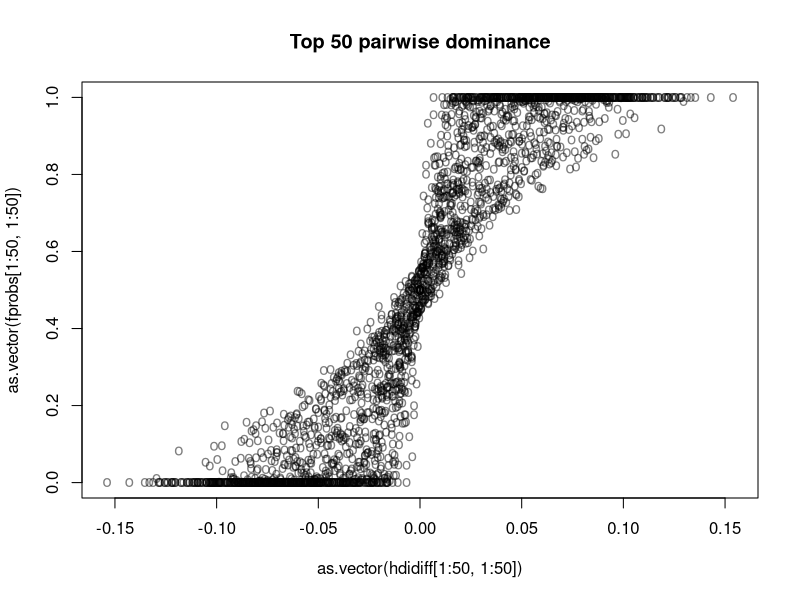
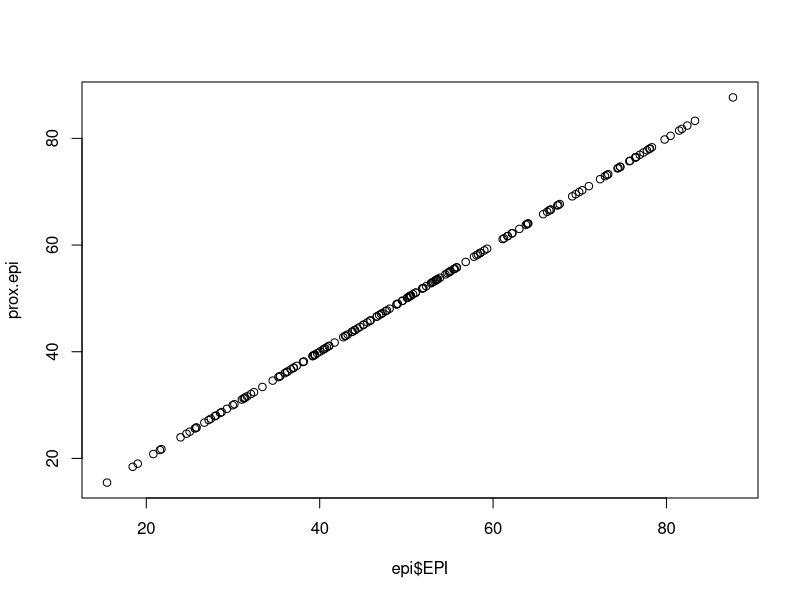
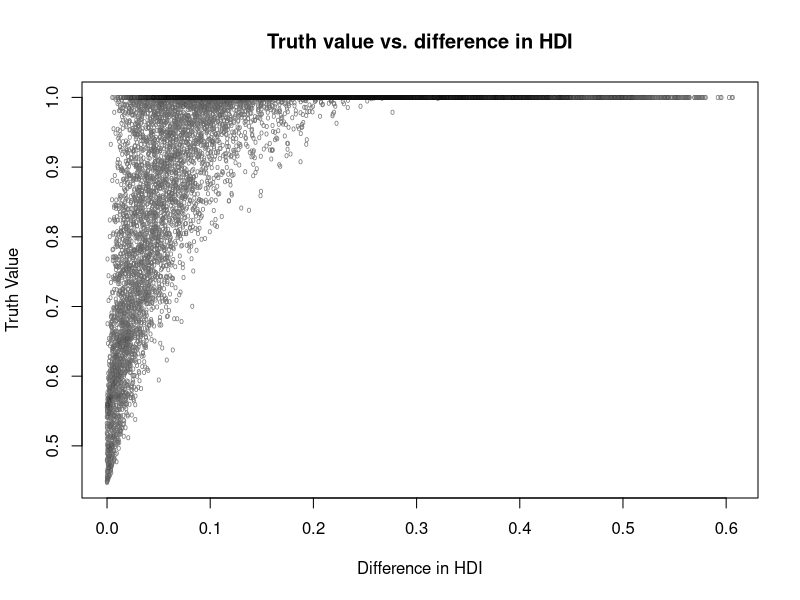

Recreate these plots in R, in order.
# Charles Zheng
# Code for calculating simplex probabilities

empprob <- function(a,b,res0=10000) {
  m1 <- length(a)
  m2 <- length(b)
  mat1 <- matrix(rexp(m1*res0),res0,m1)
  mat2 <- matrix(rexp(m2*res0),res0,m2)
  sums <- mat1 %*% a - mat2 %*% b
  sum(sums > 0)/res0
}

calcCs <- function(a) {
  m <- length(a)
  ans <- numeric(m)
  for (i in 1:m) {
    ans[i] = a[i]^(m-1)/prod(a[i]-a[-i])
  }
  ans
}

centmat <- function(a,b) {
  mat <- matrix(0,length(a),length(b))
  ans <- matrix(a[row(mat)]/(a[row(mat)] + b[col(mat)]),length(a),length(b))
  ans[a[row(mat)]==0] = 0
  return (ans)
}

theprob <- function(a,b) {
  calcCs(a) %*% centmat(a,b) %*% calcCs(b)
}

calcCs2 <- function(a){
    if (length(unique(a)) == length(a)) {
        return (calcCs(a))
    } else {
        o <- order(a)
        a2 <- a[order(a)]
        ua <- unique(sort(a))
        k <-  length(ua)
        for (jj in 1:k) {
            inds <- which(a2==ua[jj])
            m <- length(inds)
            delta <- 1e-3 * ua[k]
            if (jj > 1) delta <- min(c(delta, 1e-3 * (ua[jj] - ua[jj-1])))
            if (jj < k) delta <- min(c(delta, 1e-3 * (ua[jj+1] - ua[jj])))
            a2[inds] <- a2[inds] + delta * ((1:m)/(m+1) - .5)
        }
        a3 <- numeric()
        a3[o] <- a2
        return (calcCs(a3))
    }
}

# theoretical probabilty in case some values a[i] = a[j]
theprob2 <-  function(a,b) {
    calcCs2(a) %*% centmat(a,b) %*% calcCs2(b)
}

domprob <- function(v1,v2) {
    v <- v1 - v2
    if (sum(v != 0) == 0) return(0.5)
    if (sum(v > 0) == 0) return(0)
    if (sum(v < 0) == 0) return(1)
    a <- v[v > 0]
    b <- -v[v < 0]
    return (theprob2(a,b))
}

# In this example I compute the probability that 1*X1+2*X2+3*X3-4*X4-5*X5-6*X6

a <- c(1,2,3)
b <- c(4,5,6)
empprob(a,b) # empirical probability from 10000 samples
theprob(a,b) # theoretical probability

# Calculation of HDI indices

hdi <- read.csv("HDI_formatted.csv",stringsAsFactors = FALSE)
names(hdi)
health_index <- (hdi$life_expectancy - 20)/65
health_index[health_index > 1] <- 1
mean_schooling_index <- (hdi$mean_schooling)/15
mean_schooling_index[mean_schooling_index > 1] <- 1
expected_schooling_index <- (hdi$expected_schooling)/18
expected_schooling_index[expected_schooling_index > 1] <- 1
education_index <- (mean_schooling_index + expected_schooling_index)/2
income_index <- (log(hdi$gni_per_capita) - log(100))/(log(75000)-log(100))
income_index[income_index > 1] <- 1
hdi_calc <-(health_index * education_index * income_index)^(1/3)
hdi_aug <- data.frame(hdi, health_index, education_index, income_index, hdi_calc)
head(hdi_calc)
#plot(hdi_calc, hdi$hdi2014)
bad_inds <- which(abs(hdi_calc - hdi$hdi2014) > 1e-3)
ncountries <- dim(hdi_aug)[1]
rawmat <- cbind(log(health_index), log(education_index), log(income_index))

                                        # compute all pairwise fuzzy probs
nset <- ncountries
fprobs <- matrix(0, nset, nset)
hdidiff <- matrix(0, nset, nset)
for (ii in 1:nset) {
    for (jj in 1:nset) {
        v1 <- rawmat[ii, ]
        v2 <- rawmat[jj, ]
        fprobs[ii,jj] = domprob(v1,v2)
        hdidiff[ii,jj] = hdi$hdi2014[ii] - hdi$hdi2014[jj]
    }
}
names(hdi)
cnames <- paste(hdi$rank, hdi$country, sep=". ")
rownames(fprobs) <- cnames[1:nset]
colnames(fprobs) <- cnames[1:nset]
#write.csv(fprobs, "top10__hdi.csv")

pdf("HDI_plot.pdf")
xx <- as.vector(hdidiff)
yy <- as.vector(fprobs)
filt <- xx > 0
xx <- xx[filt]
yy <- yy[filt]
plot(xx,yy,pch="o",main="Truth value vs. difference in HDI",
     col=rgb(0.5,0.5,0.5),cex=.5,xlab="Difference in HDI", ylab="Truth Value")
points(xx,yy,pch="o",col=rgb(0,0,0,0.05),cex=.5)
dev.off()

plot(as.vector(hdidiff[1:50,1:50]),as.vector(fprobs[1:50,1:50]),pch="o",main="Top 50 pairwise dominance",col=rgb(0,0,0,0.5))

list.files()
epi <- read.csv("2014_epi_framework_indicator_scores_friendly.csv",sep=",")
options(width=160)
head(epi)

newnames <- c('Rank','Country','EPI','Ten.Yr.Change','Environmental.Health','Ecosystem.Vitality','EH.Health.Impacts','EH.Air.Quality','EH.Water.Sanitation','EV.Water.Resources','EV.Agriculture','EV.Forests','EV.Fisheries','EV.Biodiversity.Habitat','EV.Climate.Energy','Child.Mortality','Household.Air.Quality','Air.Exposure.PM2.5','Air.PM2.5.Exceedance','Access.to.Sanitation','Access.to.Drinking.Water','Wastewater.Treatment','Agricultural.Subsidies','Pesticide.Regulation','Change.Forest.Cover','Fish.Stocks','Fishing.Pressure','TPA.National.Biome','TPA.Global.Biome','Marine.Protected.Areas','Critical.Habitat.Protection','Trend.Carbon','Change.Trend.Carbon','Trend.CO2.Emissions','Access.to.Electricity')
cbind(names(epi),newnames)
oldnames <- names(epi)
names(epi) <- newnames

head(epi)

names(epi)

prox.epi <- (epi$Environmental.Health * .4 + epi$Ecosystem.Vitality * .6)
plot(epi$EPI, prox.epi)
prox.eh <- (epi$EH.Health.Impacts + epi$EH.Air.Quality + epi$EH.Water.Sanitation)/3
#cbind(epi$Environmental.Health, prox.eh)
nepi <- epi; nepi[is.na(epi)] <- 0
prox.ev <- .25 * epi$EV.Water.Resources + 0.05 * epi$EV.Agriculture + .1 * epi$EV.Forests + .1 * epi$EV.Fisheries + .25 * epi$EV.Biodiversity.Habitat + .25*epi$EV.Climate.Energy
wtot <- 1-(.25 * is.na(epi$EV.Water.Resources) + 0.05 * is.na(epi$EV.Agriculture) + .1 * is.na(epi$EV.Forests) + .1 * is.na(epi$EV.Fisheries) + .25 * is.na(epi$EV.Biodiversity.Habitat) + .25*is.na(epi$EV.Climate.Energy))
prox.ev <- (.25 * nepi$EV.Water.Resources + 0.05 * nepi$EV.Agriculture + .1 * nepi$EV.Forests + .1 * nepi$EV.Fisheries + .25 * nepi$EV.Biodiversity.Habitat + .25*nepi$EV.Climate.Energy)/wtot


# weight-adjusted epi components

wadj <- cbind(.1333*epi$EH.Health.Impacts, .1333*epi$EH.Air.Quality, .1333*epi$EH.Water.Sanitation,
    .15*nepi$EV.Water.Resources/wtot, .03 * nepi$EV.Agriculture/wtot, .06 * nepi$EV.Forests / wtot, .06 * nepi$EV.Fisheries / wtot,
    .15 * nepi$EV.Biodiversity.Habitat / wtot, .15 * nepi$EV.Climate.Energy / wtot)
prox.epi <- apply(wadj,1,sum)
cbind(epi$EPI, prox.epi)


                                        # compute all pairwise EPI
nset <- 10
fprobs <- matrix(0, nset, nset)
epidiff <- matrix(0, nset, nset)
for (ii in 1:nset) {
    for (jj in 1:nset) {
        v1 <- wadj[ii, ]
        v2 <- wadj[jj, ]
        fprobs[ii,jj] = domprob(v1,v2)
        epidiff[ii,jj] = epi$EPI[ii] - epi$EPI[jj]
    }
}
cnames <- paste(epi$Rank, epi$Country, sep=". ")
rownames(fprobs) <- cnames[1:nset]
colnames(fprobs) <- cnames[1:nset]
write.csv(fprobs, "top10_epi.csv")
